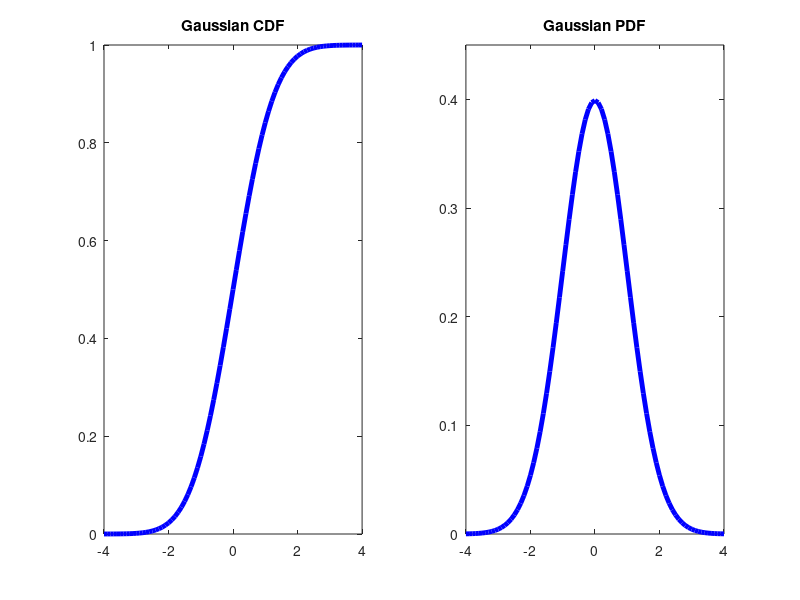

This chart was generated by the following MATLAB code:
%Figure 1
%cdf and pdf 
subplot(1,2,1);
q=@(x)normcdf(x, 0, 1);
x = -4:0.1:4;
y = q(x);
plot(x,y,'b','LineWidth',3.5);
title('Gaussian CDF');
subplot(1,2,2);
p = @(x)normpdf(x, 0, 1);
x = -4:0.1:4;
y = p(x);
plot(x,y,'b','LineWidth',3.5);
axis([-4,4,0,0.45]);
title('Gaussian PDF');